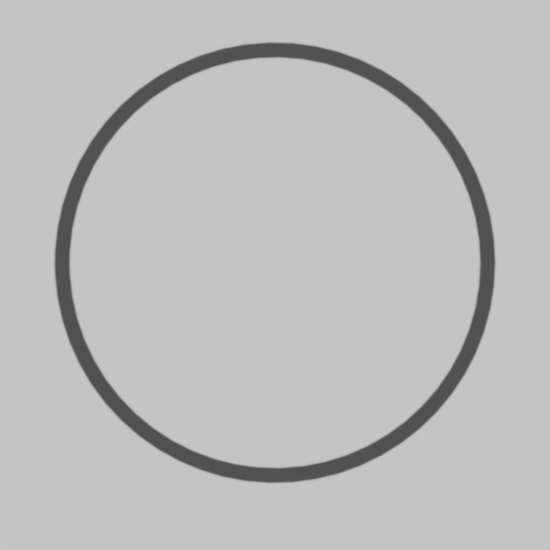
#> input picture datasets/ZZCX_01_20/train_RGB/HQ/h39_under_3y_3k.png, 550 x 550 px; its folder holds only this picture in this run
$ python canny.py
#> lines starting #> are read from the running program, lines starting #| are printed output that depends on the picture; after the words box and inside, x2 and y2 are one past the last pixel; in counts of white or black regions, pixels touching at a corner belong together
import cv2
import os

input_folder = "datasets/ZZCX_01_20/train_RGB/HQ"
output_folder = "datasets/ZZCX_01_20/train/condition_edge"

if not os.path.exists(output_folder):
    os.makedirs(output_folder)


for filename in os.listdir(input_folder):
    if filename.endswith(('.png')):
        input_path = os.path.join(input_folder, filename)
        img = cv2.imread(input_path, cv2.IMREAD_GRAYSCALE)
#> img: shape (550, 550); min 79, max 198, mean 188.7
        if img is not None:
            edges = cv2.Canny(img, 32, 64)                                # HR是  128 200
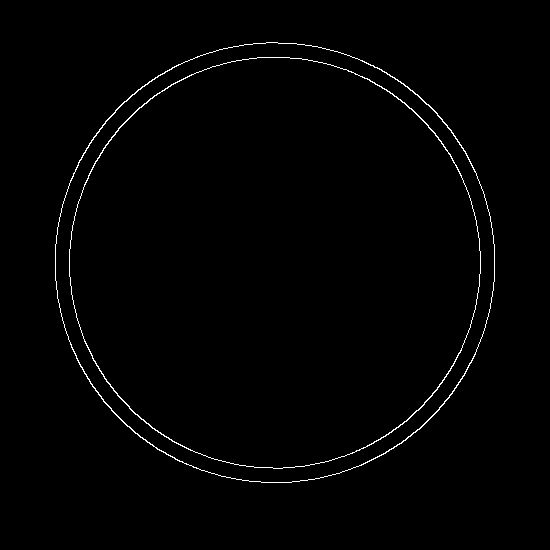
#> edges: shape (550, 550); 1% white in thin lines or dots, all inside (x1, y1, x2, y2) = (55, 42, 495, 483)
            output_path = os.path.join(output_folder, filename)
            cv2.imwrite(output_path, edges)
        else:
            print(f"无法正确读取图片 {input_path}")

$ run again, on datasets/ZZCX_01_20/train_RGB/HQ/p138_under_3y_5k.png
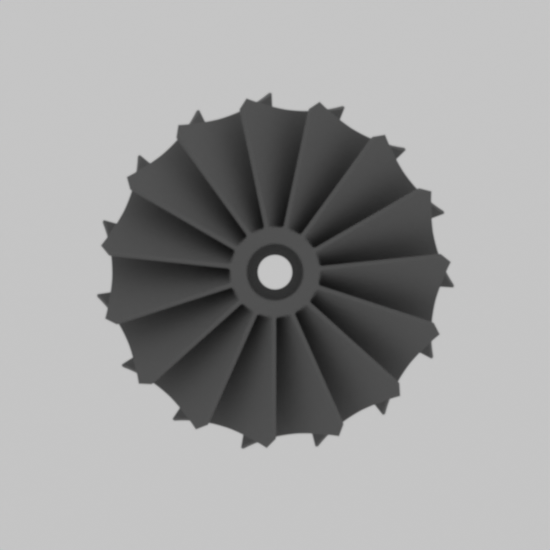
#> input picture datasets/ZZCX_01_20/train_RGB/HQ/p138_under_3y_5k.png, 550 x 550 px
#> `edges = cv2.Canny(img, 32, 64)`:
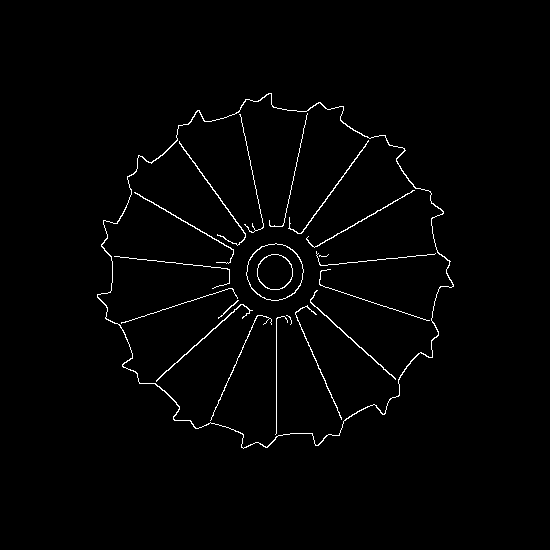
#> edges: shape (550, 550); 1.5% white in thin lines or dots, all inside (x1, y1, x2, y2) = (97, 93, 454, 449)

$ run again, on datasets/ZZCX_01_20/train_RGB/HQ/p145_under_3y_5k.png
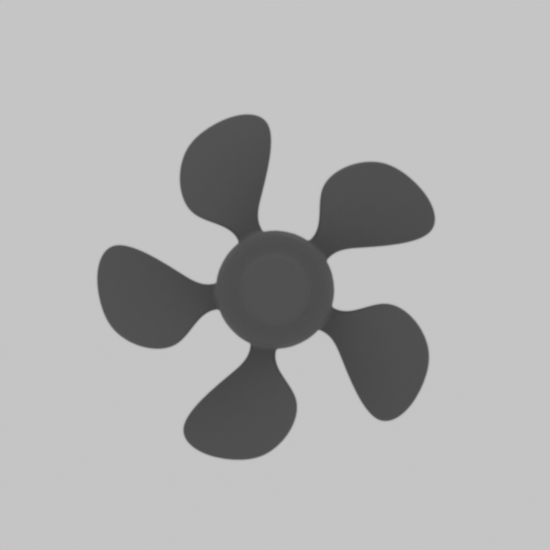
#> input picture datasets/ZZCX_01_20/train_RGB/HQ/p145_under_3y_5k.png, 550 x 550 px
#> `edges = cv2.Canny(img, 32, 64)`:
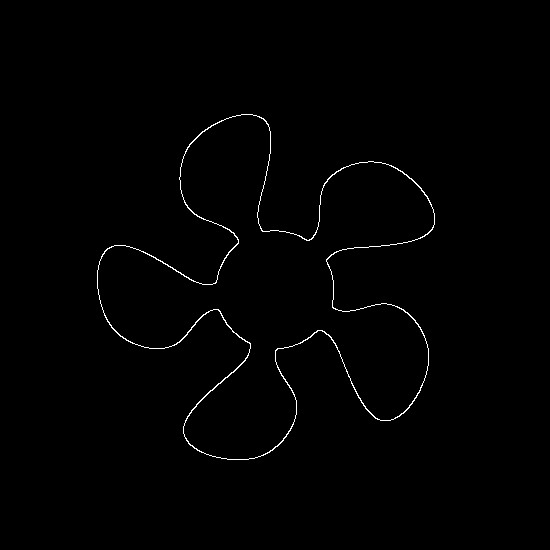
#> edges: shape (550, 550); 0.73% white in thin lines or dots, all inside (x1, y1, x2, y2) = (97, 114, 435, 460)

$ run again, on datasets/ZZCX_01_20/train_RGB/HQ/h43_on_3y_1k.png
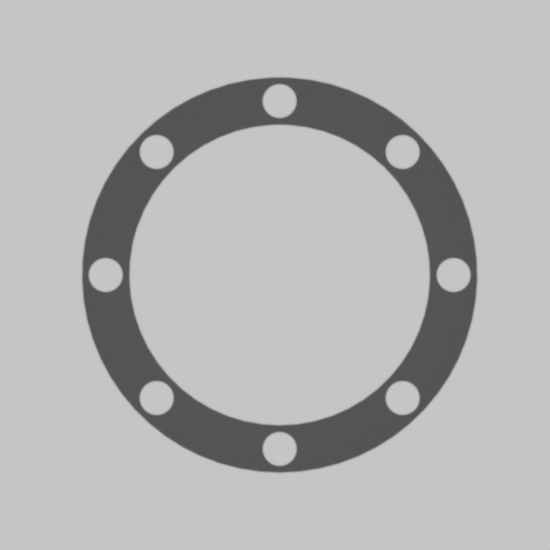
#> input picture datasets/ZZCX_01_20/train_RGB/HQ/h43_on_3y_1k.png, 550 x 550 px
#> `edges = cv2.Canny(img, 32, 64)`:
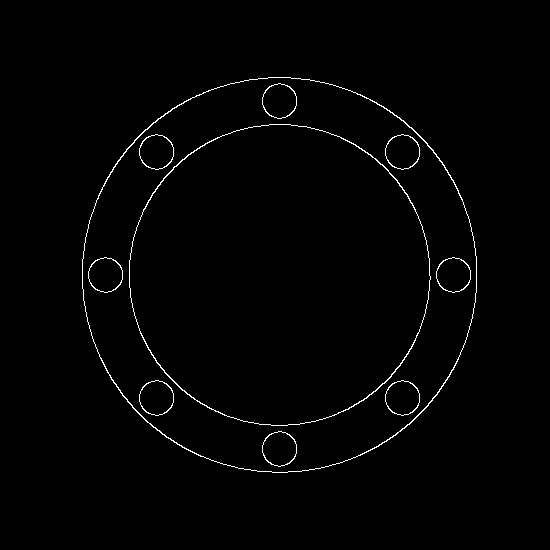
#> edges: shape (550, 550); 1.2% white in thin lines or dots, all inside (x1, y1, x2, y2) = (82, 77, 477, 473)
